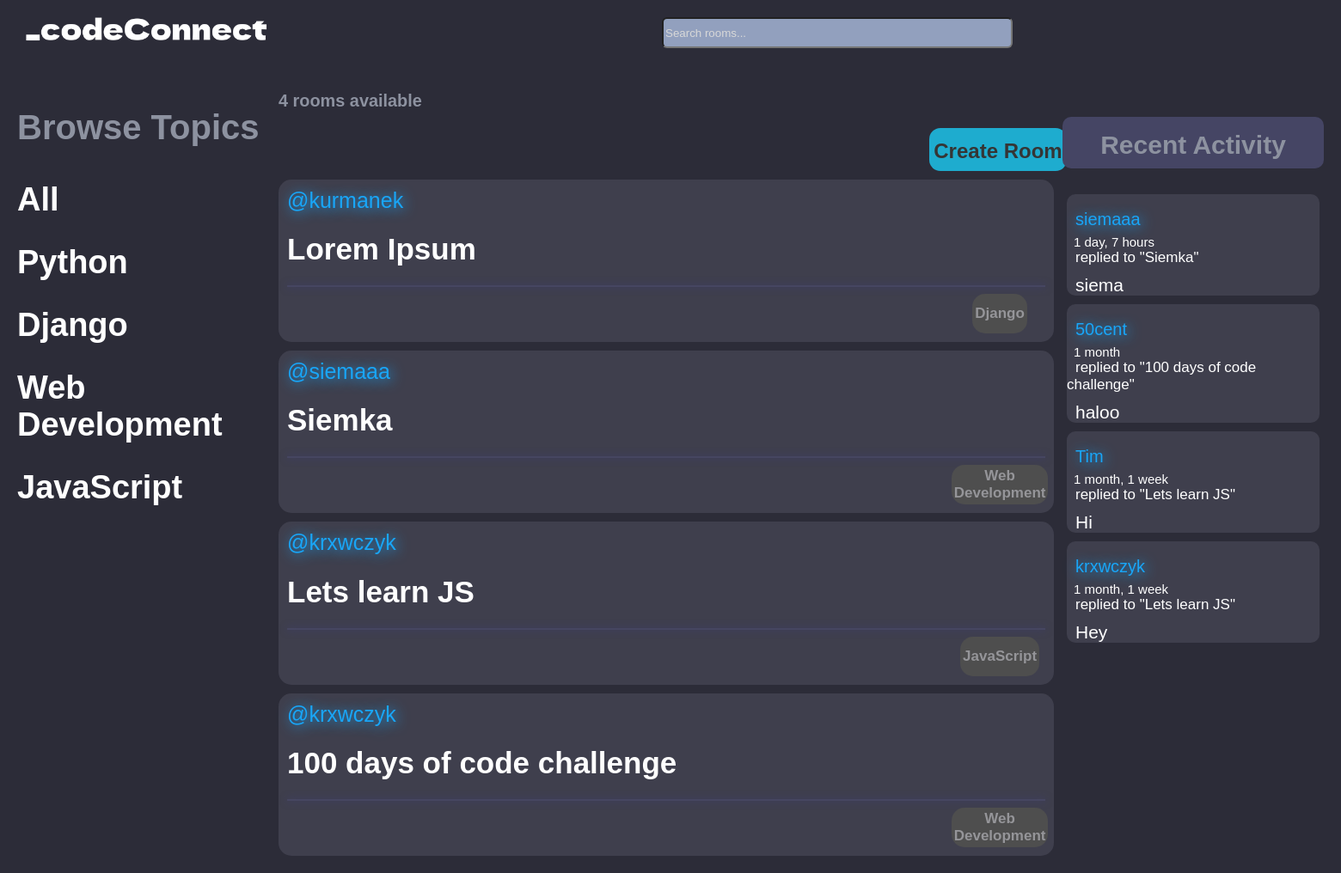
Before: / with the older database file.
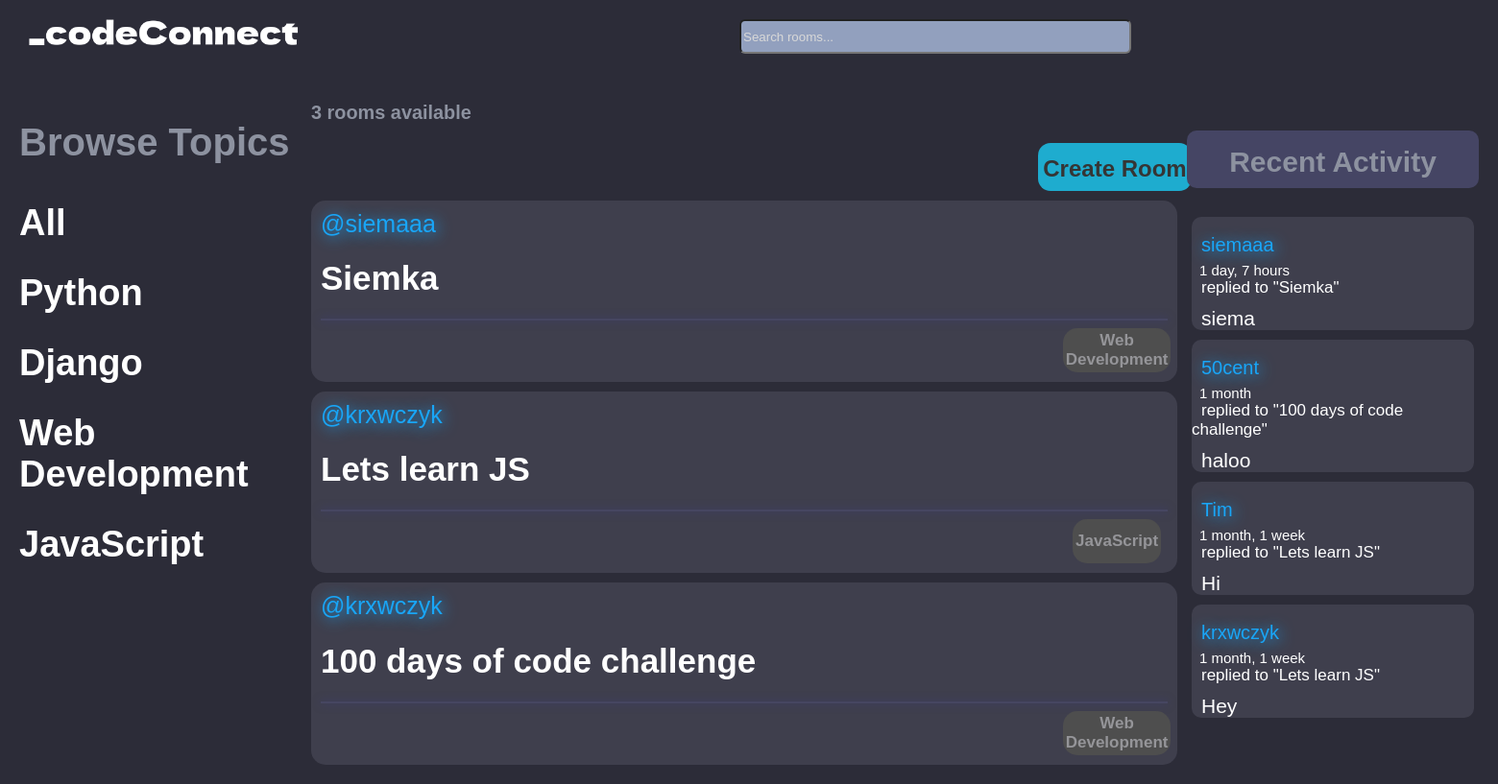
After: the same page with the newer database file.
### base/models.py (models this page shows)
class Topic(models.Model):
    name = models.CharField(max_length=200)
    def __str__(self):
        return self.name

class Room(models.Model):
    host = models.ForeignKey(User, on_delete=models.SET_NULL, null=True)
    topic = models.ForeignKey(Topic, on_delete=models.SET_NULL, null=True)
    name = models.CharField(max_length=200)
    description = models.TextField(null=True, blank=True)
    participants = models.ManyToManyField(User, related_name='participants', blank=True)
    updated = models.DateTimeField(auto_now=True)
    created = models.DateTimeField(auto_now_add=True)
    class Meta:
        ordering = ['-updated', '-created']
    def __str__(self):
        return self.name

class Message(models.Model):
    user = models.ForeignKey(User, on_delete=models.CASCADE)
    room = models.ForeignKey(Room, on_delete=models.CASCADE)
    body = models.TextField()
    updated = models.DateTimeField(auto_now=True)
    created = models.DateTimeField(auto_now_add=True)
    class Meta:
        ordering = ['-updated', '-created']
    def __str__(self):
        return self.body[0:50]

### base/views.py (the view)
# urls.py: path('', views.home, name="home"),
def home(request):
    q = request.GET.get('q') if request.GET.get('q') != None else ''
    rooms = Room.objects.filter(
        Q(topic__name__icontains=q) |
        Q(name__icontains=q) |
        Q(description__icontains=q)
        )
    topics = Topic.objects.all()
    room_count = rooms.count()
    room_messages = Message.objects.all()
    context = {'rooms': rooms, 'topics':topics,
               'room_count': room_count,
               'room_messages':room_messages}
    return render(request, 'base/home.html', context)

### base/templates/base/home.html (shortened to what this page needs)
{% extends 'main.html' %}
{% block content %}
<div class="home-container">
    <div class="topics">
        <h3>Browse Topics</h3>
        <div class="topic_name">
            <a href="{% url 'home' %}">All</a>
        </div>
        {% for topic in topics %}
            <div class="topic_name">
                <a href="{% url 'home' %}?q={{topic.name}}">{{topic.name}}</a>
            </div>
        {% endfor %}
    </div>
    <div class="available">
        <div class="create">
        <h3>{{room_count}} rooms available</h3>
        <div class="btn"><a href="{% url 'create-room' %}">Create Room</a></div>
        </div>
        <div class="rooms">
            {% for room in rooms %}
            <div class="room">
                <span>@{{room.host.username}}</span>
                <h5><a href="/room/{{room.id}}">{{room.name}}</a></h5>
                <hr>
                <div class="room_topic"><small>{{room.topic}}</small></div>
            </div>
            {% endfor %}
        </div>
    </div>
    <div class="activity">
        <h3>Recent Activity</h3>
        {% for message in room_messages %}
            <div class="message">
                <small><div class="user">{{message.user}}</div><div class="time"> {{message.created|timesince}}</div></small>
                <small class="reply">replied to "{{message.room}}"</small>
                <p>{{message}}</p>
            </div>
        {% endfor %}
    </div>
</div>
{% endblock %}

### templates/main.html (shortened to what this page needs)
<!DOCTYPE html>
<html lang="en">
<head>
    {% load static %}
    <link rel="stylesheet" href="{% static '/css/style.css' %}">
</head>
<body>
    {% include 'navbar.html' %}
    {% block content %}
    {% endblock %}
</body>
</html>

### templates/navbar.html (shortened to what this page needs)
{% load static %}
<div class="navbar">
<a href="/">
    <img src="{% static 'img/logo.png' %}" alt="" height=30px>
</a>
<form method="GET">
    <input type="text" name="q" placeholder="Search rooms...">
</form>
</div>

### static/css/style.css (style rules this page uses)
body { background-color: rgb(44, 44, 56); font-family: arial; margin: 20px; }
.home-container { display:grid; grid-template-columns: 1fr 3fr 1fr; }
.topics h3 { color:rgb(141, 146, 160); font-size: 40px; }
.topic_name a { text-decoration: none; color:rgb(255, 255, 255); font-size: 38px; font-weight: 600; }
.room { border: none; margin-top: 10px; border-radius: 15px; padding: 10px ; margin-right: 10px; background-color: rgb(63, 63, 77); }
.room a { text-decoration: none; color: white; font-size: 35px; }
.room span { color:rgb(25, 166, 248); font-size: 25px; text-shadow: 2px 2px 15px rgb(25, 166, 248); }
.room small { display: flex; justify-content: right; border: none; padding: 3px; border-radius: 15px; margin-left: 88%; align-items: center; font-size: 17px; background-color: rgb(78, 78, 78); color:rgb(149, 149, 153); font-weight: 700; height: 40px; }
.room .room_topic { display: flex; justify-content: center; text-align: center; }
.topic_name { margin-top: 30px; }
.room hr { border:1px solid rgb(70, 70, 97); box-shadow: 0 0 10px rgba(59, 59, 170, 0.5) }
.message { border: none; margin:5px; border-radius: 10px; background-color: rgb(63, 63, 77); }
.activity { color: white; border: none; border-radius: 10px; margin-top: 80px }
.message small { margin: 5px; }
.message .user { color: rgb(25, 166, 248);; margin-left: 10px; text-shadow: 2px 2px 15px rgb(25, 166, 248); font-size: 20px; padding-bottom: 6px; }
.activity h3 { border-radius: 10px; height: 60px; text-align: center; line-height: 65px; font-size: 30px; margin-top: 0px; background-color: rgb(69, 69, 100); color:rgb(141, 146, 160); }
.navbar { display: flex; gap: 450px; }
.navbar input[type=text] { border-radius: 6px; background-color: rgb(146, 160, 190); color: white; height:30px; width:400px; }
::placeholder { color: rgb(216, 216, 216); opacity: 1; }
.topics { margin-top: 30px; }
.available { margin-top:30px; }
.time { margin-left: 8px; font-size: 15px; }
.reply { font-size: 17px; }
.message p { margin-left: 10px; margin: 10px; font-size: 21px; }
.create { color: rgb(141, 146, 160); font-size: 17px; }
.create .btn { width: 160px; font-size: 24px; height: 50px; background-color: rgb(30, 172, 207); border-radius: 13px; line-height: 54px; text-align: center; margin-left: 83%; margin-bottom: 7px; font-weight: 600; }
.btn a { text-decoration: none; color: rgb(53, 53, 53); }
.user { color: rgb(25, 166, 248); margin-left: 2px; text-shadow: 2px 2px 15px rgb(25, 166, 248); font-size: 20px; padding-bottom: 5px; }

Changed rows visible on the page:
removed Room: host.username "kurmanek", name "Lorem Ipsum", topic "Django"
Other visible differences:
{{ room_count }}: "4" → "3"
